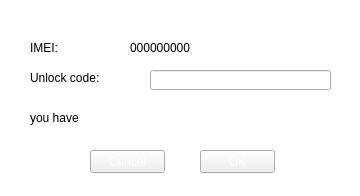
<?xml version="1.0" encoding="UTF-8"?>
<ui version="4.0">
 <class>widgetInputLockNet</class>
 <widget class="QWidget" name="widgetInputLockNet">
  <property name="geometry">
   <rect>
    <x>0</x>
    <y>0</y>
    <width>360</width>
    <height>196</height>
   </rect>
  </property>
  <property name="windowTitle">
   <string>Form</string>
  </property>
  <property name="styleSheet">
   <string notr="true">QWidget#widgetInputLockNet{
 border-image: url(Skin/connstatisdlgbg.png);
background:transparent;
}
QPushButton{ 
border-image:url(Skin/SmallChangeableButton_1.png);
	color: rgb(255, 255, 255);
}
QPushButton:pressed{ 
border-image:url(Skin/SmallChangeableButton_3.png);
}
QPushButton:hover{
border-image:url(Skin/SmallChangeableButton_3.png);
	color: rgb(0, 0, 0);
}
QPushButton:disabled{
border-image:url(Skin/SmallChangeableButton_2.png);
	color: rgb(0, 0, 0);
}</string>
  </property>
  <widget class="QLabel" name="labelIMET">
   <property name="geometry">
    <rect>
     <x>30</x>
     <y>40</y>
     <width>54</width>
     <height>16</height>
    </rect>
   </property>
   <property name="text">
    <string>IMEI:</string>
   </property>
  </widget>
  <widget class="QLineEdit" name="lineEditUnlockCode">
   <property name="geometry">
    <rect>
     <x>150</x>
     <y>70</y>
     <width>181</width>
     <height>20</height>
    </rect>
   </property>
  </widget>
  <widget class="QPushButton" name="pushButtonCancel">
   <property name="geometry">
    <rect>
     <x>90</x>
     <y>150</y>
     <width>75</width>
     <height>23</height>
    </rect>
   </property>
   <property name="styleSheet">
    <string notr="true"/>
   </property>
   <property name="text">
    <string>Cancel</string>
   </property>
  </widget>
  <widget class="QLabel" name="labelUnlockCode">
   <property name="geometry">
    <rect>
     <x>30</x>
     <y>70</y>
     <width>111</width>
     <height>16</height>
    </rect>
   </property>
   <property name="text">
    <string>Unlock code:</string>
   </property>
  </widget>
  <widget class="QLabel" name="labelIMEICode">
   <property name="geometry">
    <rect>
     <x>130</x>
     <y>40</y>
     <width>191</width>
     <height>16</height>
    </rect>
   </property>
   <property name="text">
    <string>000000000</string>
   </property>
  </widget>
  <widget class="QLabel" name="labelLeftTimes">
   <property name="geometry">
    <rect>
     <x>30</x>
     <y>110</y>
     <width>281</width>
     <height>16</height>
    </rect>
   </property>
   <property name="text">
    <string>you have </string>
   </property>
  </widget>
  <widget class="QPushButton" name="pushButtonOK">
   <property name="geometry">
    <rect>
     <x>200</x>
     <y>150</y>
     <width>75</width>
     <height>23</height>
    </rect>
   </property>
   <property name="styleSheet">
    <string notr="true"/>
   </property>
   <property name="text">
    <string>OK</string>
   </property>
  </widget>
 </widget>
 <resources/>
 <connections/>
</ui>
